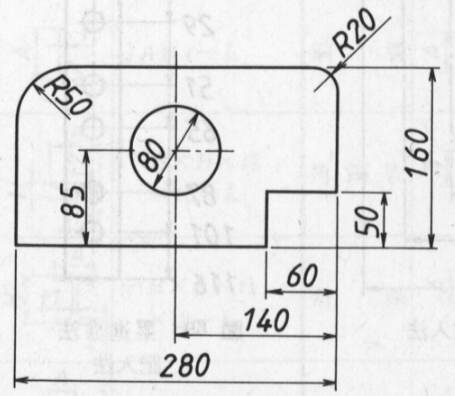
#> input picture gazo_syori/img/kadai5.bmp, 455 x 396 px
$ python kadai5.py
#> lines starting #> are read from the running program, lines starting #| are printed output that depends on the picture; after the words box and inside, x2 and y2 are one past the last pixel; in counts of white or black regions, pixels touching at a corner belong together
# encoding: utf8
from __future__ import unicode_literals
from pylab import *
from cv2 import imread, hconcat

# 画像を読み込み
gazo = imread( "kadai5.bmp", 0 )
#> gazo is the input picture: shape (396, 455); min 33, max 252, mean 228.6

# 画像を表示
imshow(gazo, cmap="gray", vmin=0, vmax=255, interpolation="None")
print(gazo)
#> (printed output is left out)

# ヒストグラムを表示
figure()
hist( gazo.flatten(), 256, (0,255) )

# 画像を変換
print("gazo.shape ({},{})".format(gazo.shape[0], gazo.shape[1])) # -> [396, 455]
#| gazo.shape (396,455)

def shori(gazo, gazo2, SIKII):
#> called with SIKII = 220
    for x in range(gazo.shape[1]):
        for y in range(gazo.shape[0]):
            # 課題：濃度ヒストグラムを参照して，画像の特徴を表わす二値画像を生成しなさい．
            #      レポートでは，作成したプログラムによってどのような処理が行われているのかを
            #      ヒストグラムを使って分かりやすく説明しなさい．
            value = gazo[y][x]
            if value < SIKII:
                gazo2[y][x] = 0
            else:
                gazo2[y][x] = 255
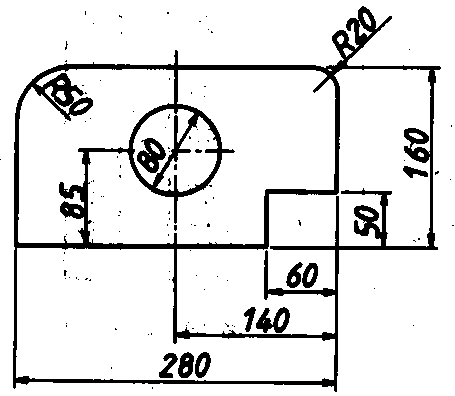
#> gazo2: shape (396, 455) float64; 88.6% white; 115 black regions (104 under 20 px), largest, box (x1, y1, x2, y2) and area: (13, 6, 441, 392) 17691, (137, 138, 166, 173) 555, (256, 307, 290, 333) 475
    return gazo2

gazoa = shori(gazo, zeros((gazo.shape[0],gazo.shape[1])), 220)
gazob= shori(gazo, zeros((gazo.shape[0],gazo.shape[1])), 225)
#> call 2 of shori, with SIKII = 225
#> after the loop in shori (call 2), `for x in range(gazo.shape[1]):`:
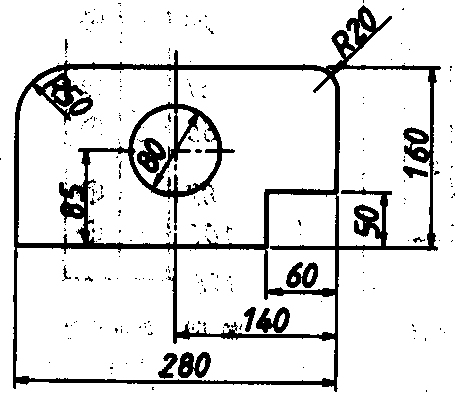
#> gazo2: shape (396, 455) float64; 87.3% white; 273 black regions (259 under 20 px), largest, box (x1, y1, x2, y2) and area: (13, 5, 441, 392) 19074, (137, 138, 166, 173) 585, (178, 352, 211, 378) 561
gazo2 = shori(gazo, zeros((gazo.shape[0],gazo.shape[1])), 230)
#> call 3 of shori, with SIKII = 230
#> after the loop in shori (call 3), `for x in range(gazo.shape[1]):`:
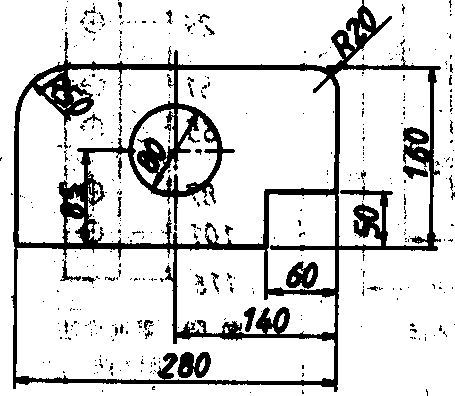
#> gazo2: shape (396, 455) float64; 84.4% white; 440 black regions (401 under 20 px), largest, box (x1, y1, x2, y2) and area: (11, 0, 441, 392) 23710, (177, 352, 211, 378) 598, (286, 261, 318, 289) 567
gazo3 = shori(gazo, zeros((gazo.shape[0],gazo.shape[1])), 235)
#> call 4 of shori, with SIKII = 235
#> after the loop in shori (call 4), `for x in range(gazo.shape[1]):`:
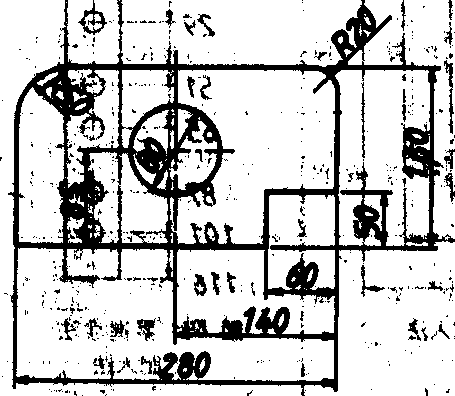
#> gazo2: shape (396, 455) float64; 78.7% white; 540 black regions (494 under 20 px), largest, box (x1, y1, x2, y2) and area: (8, 0, 455, 396) 32846, (78, 0, 107, 35) 308, (444, 60, 454, 134) 240
#gazo5 = shori(gazo, zeros((gazo.shape[0],gazo.shape[1])), 245)
#gazo6 = shori(gazo, zeros((gazo.shape[0],gazo.shape[1])), 250)


#gazo7 = shori(gazo, zeros((gazo.shape[0],gazo.shape[1]))


# 画像を表示
gazo2 = hconcat([gazoa, gazob, gazo2, gazo3])
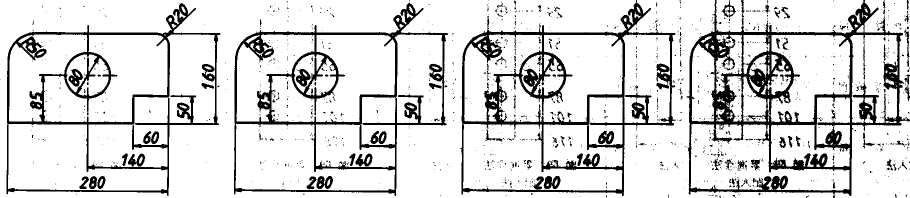
#> gazo2: shape (396, 1820) float64 (shown at 1/2 size); 84.8% white; 1368 black regions (1258 under 20 px), largest, box (x1, y1, x2, y2) and area: (1373, 0, 1820, 396) 32846, (921, 0, 1351, 392) 23710, (468, 5, 896, 392) 19074
figure()
imshow(gazo2, cmap="gray", vmin=0, vmax=255, interpolation="None")
show()
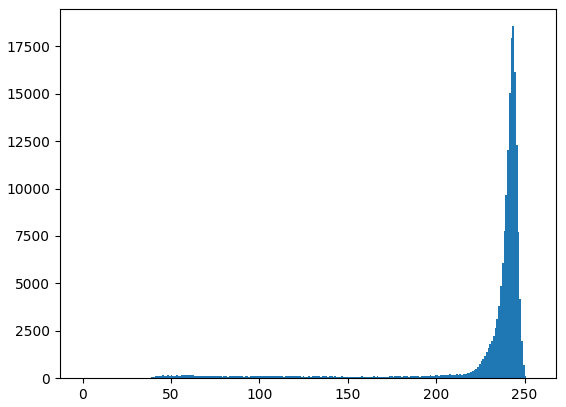
#> figure drawn by matplotlib, 1 panel; tallest bar 18559 high, from x = 243 to 244

$ run again, with gazo_syori/img/kadai_1_value.png saved as gazo_syori/img/kadai5.bmp
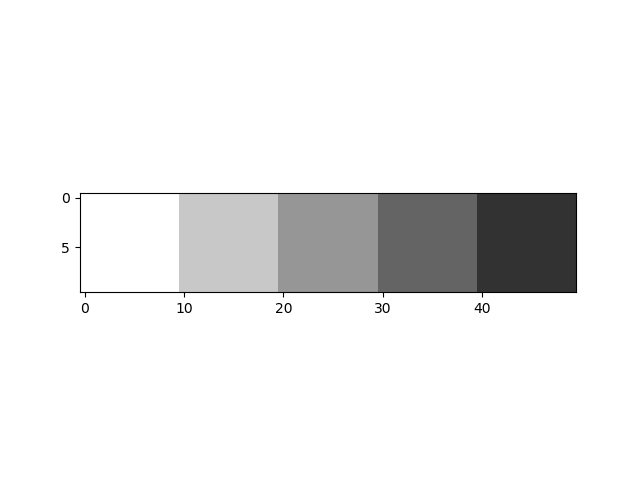
#> input picture gazo_syori/img/kadai_1_value.png, 640 x 480 px
#> gazo is the input picture: shape (480, 640); min 0, max 255, mean 237.2
#> (printed output is left out)
#| gazo.shape (480,640)
#> after the loop in shori, `for x in range(gazo.shape[1]):`:
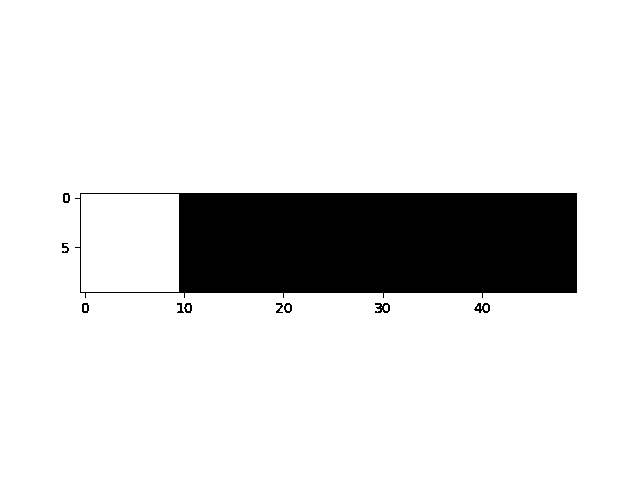
#> gazo2: shape (480, 640) float64; 86.8% white; 10 black regions, largest, box (x1, y1, x2, y2) and area: (75, 193, 577, 298) 40131, (375, 303, 390, 313) 88, (474, 303, 490, 313) 86
#> `show()`:
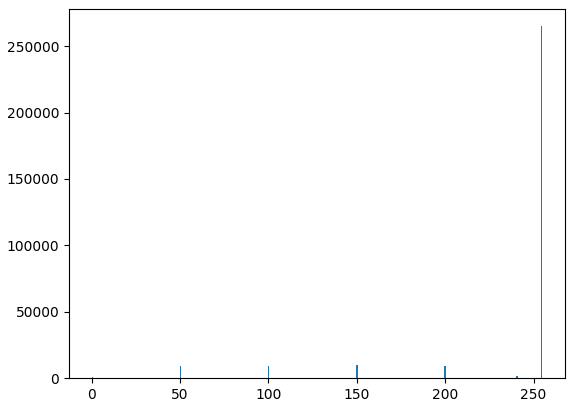
#> figure drawn by matplotlib, 1 panel; tallest bar 264977 high, from x = 254 to 255
